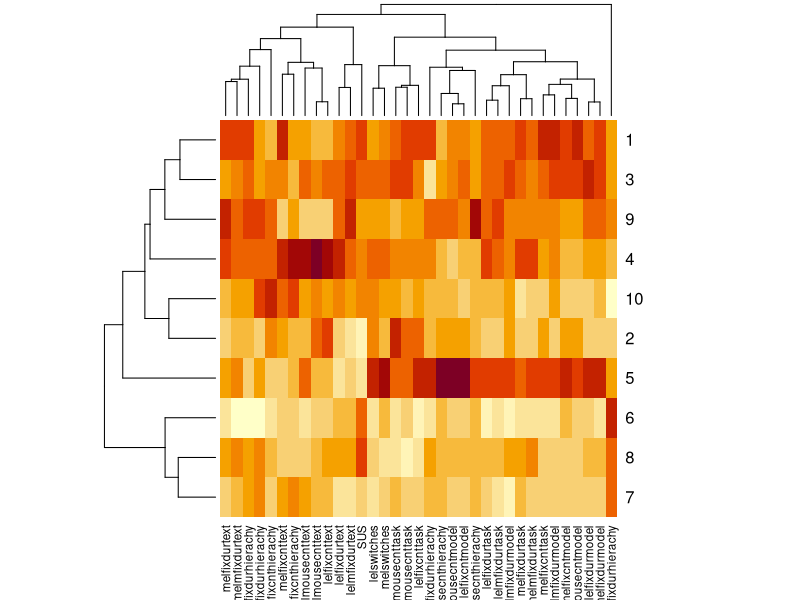
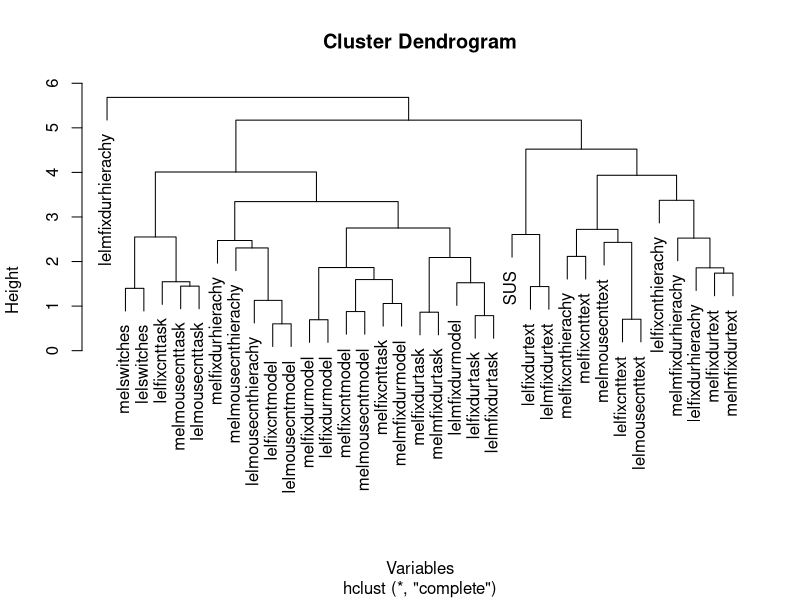
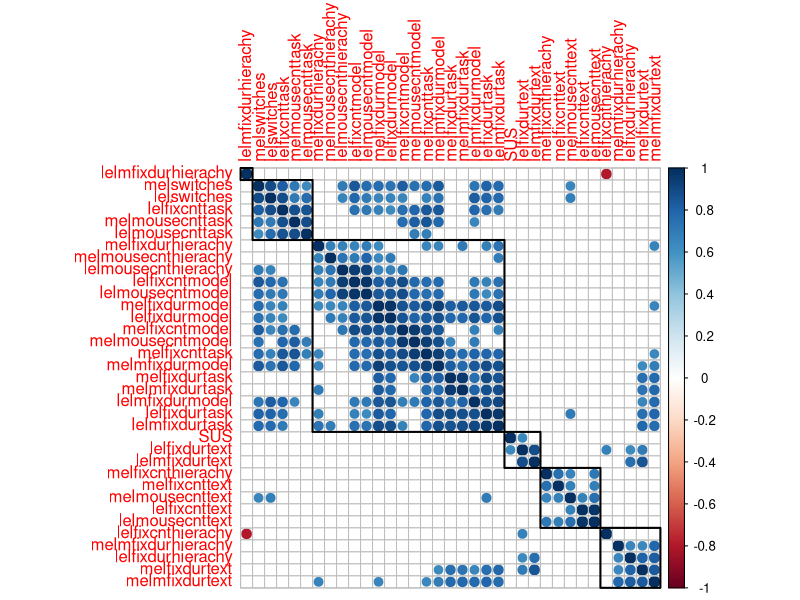

These figures' R source, in order:
## ---- chunk 1
library('corrplot')
library('tidyverse')
## ---- chunk 2
userdata <- read.table("OSSStudy4.csv", header=T) # OSSstudy4.txt has mean mouse duration
df <- cbind(userdata[,1], scale(userdata[,2:54]))
colnames(df)[1] <- "ID" 
#png("subject-clusters-splitmouse.png")
h <- heatmap(df[,c(2:20,39:54)], scale="column")
## ---- chunk 3
grp1 <- c(1,3,9,4,5)
grp2 <- c(10,2,6,8,7)
## ---- chunk 4
plot(hclust(dist(t(df[,c(2:20,39:54)]))), xlab="Variables")
## ---- chunk 5
cors <- cor.mtest(df[,c(2:20,39:54)], conf.level=0.95)
corrplot(cor(df[,c(2:20,39:54)]), p.mat=cors$p, order="hclust", addrec=6, sig.level=0.05, insig="blank")
